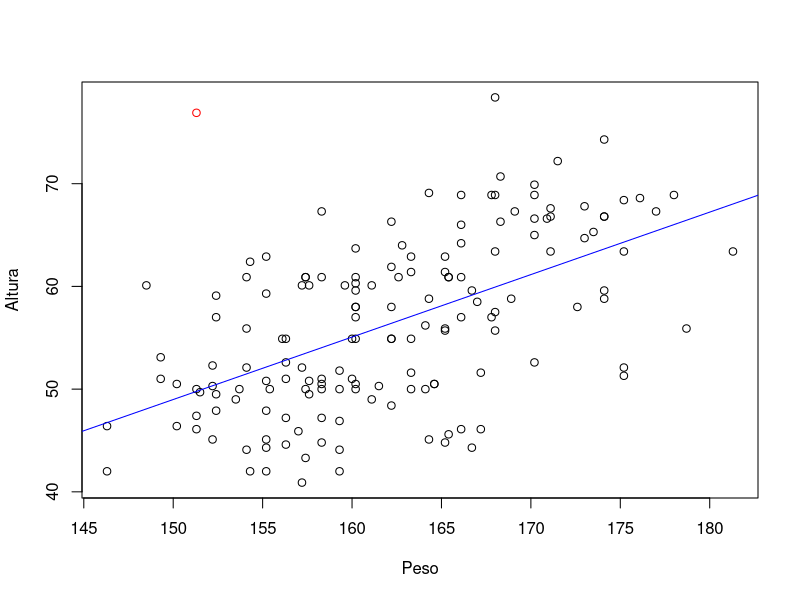

R code for this plot:
## ---- chunk 1
# knitr options

# Do not display code in output document
knitr::opts_chunk$set(echo = TRUE,
                      message = FALSE,
                      warning = FALSE,
                      fig.align = "center")
## ---- chunk 2
# 'data' contains raw source data.
# 'intermediateData' contains .RData objects with processed data.
# 'results' stores the final report files.

directories <- c("data", "results", "intermediateData", "images")

# Create directories
lapply(directories, function(x){
  if (!(dir.exists(x))){
    dir.create(x)
  }
})
## ---- chunk 3
# Load packages
library(knitr)
library(tseries)
## ---- chunk 4
# Load data
data <- read.csv("data/chan_data.csv")
head(data)
## ---- chunk 5
str(data)
## ---- chunk 6
summary(data)
## ---- chunk 7
# Copy dataset
new_data <- data
# Add ASC
new_data[["ASC"]] <- exp(
  log(new_data[["weight"]]) * 0.425 + log(new_data[["height"]]) * 0.725 + 1.8564)
# Add IMC
new_data[["IMC"]] <- new_data[["weight"]]/(new_data[["height"]]/100)^2

head(new_data)
## ---- chunk 8
# Peso
jarque.bera.test(new_data[["weight"]])
## ---- chunk 9
# Altura
jarque.bera.test(new_data[["height"]])
## ---- chunk 10
plot(new_data[, c("height", "weight")],
     col = ifelse(new_data$height < 155 & new_data$weight > 70, "red", "black"),
     xlab = "Peso", ylab = "Altura"
)
abline(lm(new_data[["weight"]] ~ new_data[["height"]]),
       col = "blue")
